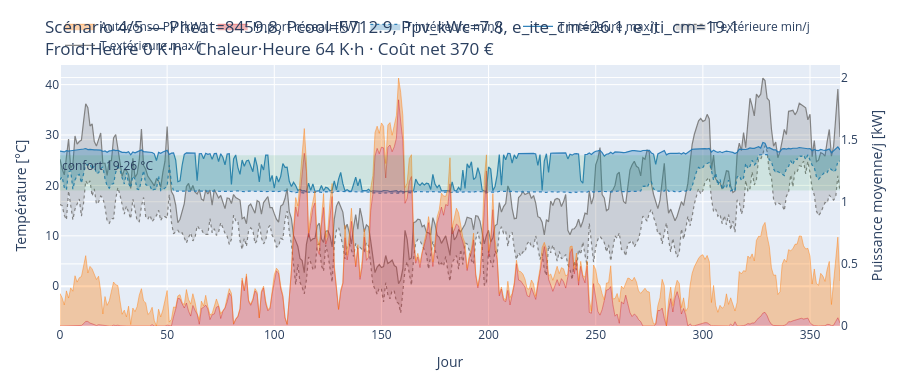

Write notebook code for a chart like this one.
### Code cell
if len(selected_idx) > 3:
    idx = selected_idx[3]
    x = X[idx]
    params_txt = ", ".join(f"{n}={v:.1f}" for n, v in zip(VAR_NAMES, x))
    title = (f"Scénario 4/{len(selected_idx)} — {params_txt}<br>"
             f"Froid·Heure {F[idx, 0]:.0f} K·h · Chaleur·Heure {F[idx, 1]:.0f} K·h · Coût net {F[idx, 2]:.0f} €")
    plot_scenario(x, title).show()

### Figure 1 — Plotly figure (JSON) as saved in the notebook; plotly's stock layout.template omitted (floating-point values rounded to 4 significant figures; data arrays with more than 128 entries replaced by an {"elided": "..."} marker saying what was removed)
{"data": [{"line": {"color": "rgba(120,120,120,0.9)", "width": 1.2}, "mode": "lines", "name": "T extérieure max/j", "type": "scatter", "x": {"elided": "365 int values"}, "y": {"elided": "365 float values"}}, {"fill": "tonexty", "fillcolor": "rgba(120,120,120,0.25)", "line": {"color": "rgba(120,120,120,0.9)", "dash": "dot", "width": 1.2}, "mode": "lines", "name": "T extérieure min/j", "type": "scatter", "x": {"elided": "365 int values"}, "y": {"elided": "365 float values"}}, {"line": {"color": "rgba(31,119,180,0.9)", "width": 1.2}, "mode": "lines", "name": "T intérieure max/j", "type": "scatter", "x": {"elided": "365 int values"}, "y": {"elided": "365 float values"}}, {"fill": "tonexty", "fillcolor": "rgba(31,119,180,0.3)", "line": {"color": "rgba(31,119,180,0.9)", "dash": "dot", "width": 1.2}, "mode": "lines", "name": "T intérieure min/j", "type": "scatter", "x": {"elided": "365 int values"}, "y": {"elided": "365 float values"}}, {"fillcolor": "rgba(214,39,40,0.35)", "line": {"color": "rgba(214,39,40,0.9)", "width": 0.5}, "mode": "lines", "name": "Import réseau [kW]", "stackgroup": "power", "type": "scatter", "x": {"elided": "365 int values"}, "y": {"elided": "365 float values"}, "yaxis": "y2"}, {"fillcolor": "rgba(255,127,14,0.35)", "line": {"color": "rgba(255,127,14,0.9)", "width": 0.5}, "mode": "lines", "name": "Autoconso PV [kW]", "stackgroup": "power", "type": "scatter", "x": {"elided": "365 int values"}, "y": {"elided": "365 float values"}, "yaxis": "y2"}], "layout": {"annotations": [{"showarrow": false, "text": "confort 19-26 °C", "x": 0, "xanchor": "left", "xref": "x domain", "y": 26.0, "yanchor": "top", "yref": "y"}], "height": 380, "hovermode": "x unified", "legend": {"orientation": "h", "x": 0, "xanchor": "left", "y": 1.02, "yanchor": "bottom"}, "margin": {"b": 40, "l": 60, "r": 60, "t": 60}, "shapes": [{"fillcolor": "rgba(46,160,67,0.12)", "line": {"width": 0}, "type": "rect", "x0": 0, "x1": 1, "xref": "x domain", "y0": 19.0, "y1": 26.0, "yref": "y"}], "title": {"text": "Scénario 4/5 — Pheat=8459.8, Pcool=5712.9, Ppv_kWc=7.8, e_ite_cm=26.1, e_iti_cm=19.1<br>Froid·Heure 0 K·h · Chaleur·Heure 64 K·h · Coût net 370 €"}, "xaxis": {"title": {"text": "Jour"}}, "yaxis": {"title": {"text": "Température [°C]"}}, "yaxis2": {"overlaying": "y", "rangemode": "tozero", "side": "right", "title": {"text": "Puissance moyenne/j [kW]"}}}}
